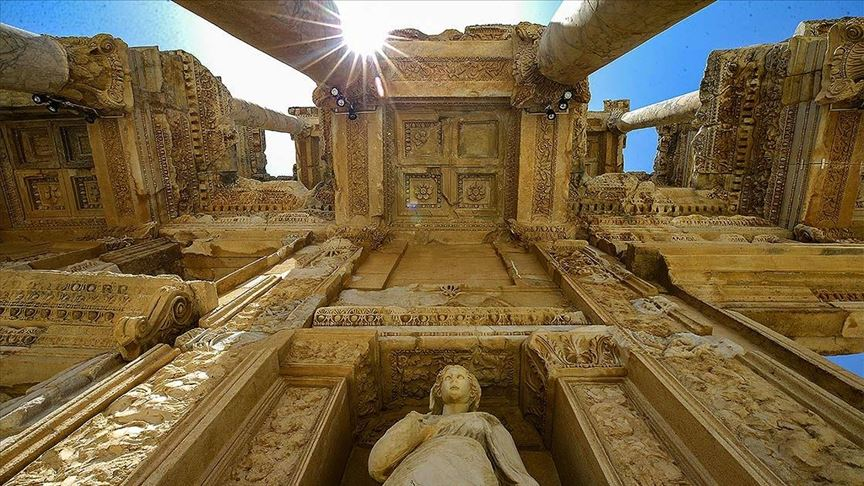
#> input picture Linear_Algebra_with_Numpy/ephesus.jpg, 864 x 486 px
$ jupyter execute 'Linear Algebra with Numpy.ipynb'
#> lines starting #> are read from the running program, lines starting #| are printed output that depends on the picture
# Linear Algebra

A lot of the Data Science methods require some understanding of linear algebra, and in this notebook I will focus on how Python handles matrices, the types that exist, and how to call basic linear algebra tasks.

[cell 1]
import numpy as np

## Creating a random matrix and matrix multiplication

[cell 2]
A = np.random.randint(0,100,size=(4,4)) # created a random matrix of size 4 by 4
A

[cell 3]
Atranspose = A.T # returns the array, transposed
Atranspose

[cell 4]
A = A*Atranspose # matrix multiplication
A

[cell 5]
A[1,3] == A[3,1]

## Solving the linear system Ax=b

[cell 6]
rg = np.random.default_rng(1)  # create instance of default random number generator
A = np.random.randint(0,10,size=(4,4))
b = rg.random((4))

[cell 7]
A

[cell 8]
b

We have to solve the system of equation below to find x

3*x0 + 3*x1 + 8*x2 + 2*x3 = 0.51182162

0*x0 + 1*x1 + 5*x2 + 7*x3 = 0.9504637

9*x0 + 5*x1 + 9*x2 + 2*x3 = 0.14415961

8*x0 + 9*x1 + 9*x2 + 6*x3 = 0.94864945

[cell 9]
x = np.linalg.solve(A, b)
x

[cell 10]
from numpy import linalg as LA
LA.norm(A @ x-b)

[cell 11]
type(A)

[cell 12]
type(x)

[cell 13]
type(b)

## Factorizations

A common tool used in Linear Algebra is matrix factorizations. These factorizations are often used to solve linear systems like Ax=b, and as we will see later in this tutorial... Ax=b comes up in a lot of Data Science problems

### LU Factorization

L*U = P*A

[cell 14]
import pprint
import scipy
import scipy.linalg  # SciPy Linear Algebra Library

[cell 15]
#rg = np.random.default_rng(1)
A = rg.random((10,10))
P, L, U = scipy.linalg.lu(A)

[cell 16]
print("A:")
print(A)

print("P:")
print(P)

print("L:")
print(L)

print("U:")
print(U)

[cell 17]
LA.norm(L@U - P@A)

### QR Factorization

Q*R = A

[cell 18]
A = rg.random((10,10))
Q, R = scipy.linalg.qr(A)

[cell 19]
print("A:")
print(A)

print("Q:")
print(Q)

print("R:")
print(R)

[cell 20]
LA.norm(Q@R - A)

### Create diagonal matrix

We will use the diag() function.

Start with creating a 1-D array (or a vector) v. Then create a matrix with v on the main diagonal with the diag() function.

[cell 21]
v = [3, 2, 5]

[cell 22]
D = np.diag(v)
D

### Extract diagonal from matrix

Let’s create some 3×3 matrix V. Then we can extract its main diagonal with the diag() function.

[cell 23]
V = np.array([[3, 1, 4],
              [0, 2, 7],
              [8, 9, 5]])

[cell 24]
d = np.diag(V)
d

## Sparse Linear Algebra

Compressed Sparse Column matrix

This can be instantiated in several ways:

csc_matrix(D)
with a dense matrix or rank-2 ndarray D

csc_matrix(S)
with another sparse matrix S (equivalent to S.tocsc())

csc_matrix((M, N), [dtype])
to construct an empty matrix with shape (M, N) dtype is optional, defaulting to dtype=’d’.

csc_matrix((data, (row_ind, col_ind)), [shape=(M, N)])
where data, row_ind and col_ind satisfy the relationship a[row_ind[k], col_ind[k]] = data[k].

csc_matrix((data, indices, indptr), [shape=(M, N)])
is the standard CSC representation where the row indices for column i are stored in indices[indptr[i]:indptr[i+1]] and their corresponding values are stored in data[indptr[i]:indptr[i+1]]. If the shape parameter is not supplied, the matrix dimensions are inferred from the index arrays.

[cell 25]
import scipy.sparse as sparse
from scipy.sparse import csc_matrix

[cell 26]
csc_matrix((3, 4), dtype=np.int8).toarray()
np.array([[0, 0, 0, 0],
       [0, 0, 0, 0],
       [0, 0, 0, 0]])

[cell 27]
row = np.array([0, 2, 2, 0, 1, 2])
col = np.array([0, 0, 1, 2, 2, 2])
data = np.array([1, 2, 3, 4, 5, 6])
csc_matrix((data, (row, col)), shape=(3, 3)).toarray()

[cell 28]
indptr = np.array([0, 2, 3, 6])
indices = np.array([0, 2, 2, 0, 1, 2])
data = np.array([1, 2, 3, 4, 5, 6])
csc_matrix((data, indices, indptr), shape=(3, 3)).toarray()

SPARSE LİNEAR ALGEBRA

[cell 29]
import scipy.sparse.linalg as sla

[cell 30]
import matplotlib.image as image
from matplotlib import pyplot

[cell 31]
n = 100
A = sparse.random(n, n, 0.01) + sparse.eye(n)
pyplot.spy(A)
pyplot.show()
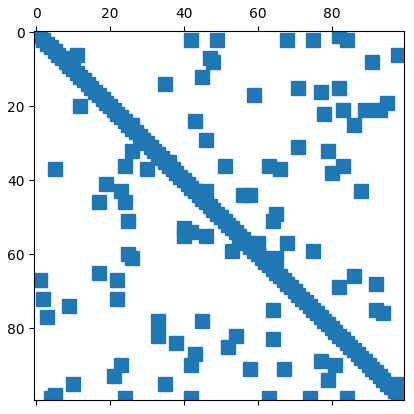
#> figure drawn by matplotlib, 1 panel

[cell 32]
print(A)

[cell 33]
A = A.tocsc() # need to convert to CSC form first
LU = sla.splu(A)
LU

[cell 34]
x = np.random.randn(n)
b = A @ x

x2 = LU.solve(b)
print(np.linalg.norm(x2 - x))

## Images as matrices

[cell 35]
img=image.imread('ephesus.jpg')
#> img is the input picture: shape (486, 864, 3); mean R, G, B 118.7, 99.8, 67
pyplot.imshow(img)

[cell 36]
img

[cell 37]
from PIL import Image

[cell 38]
im = np.array(Image.open('ephesus.jpg').convert('L').resize((400,400)))
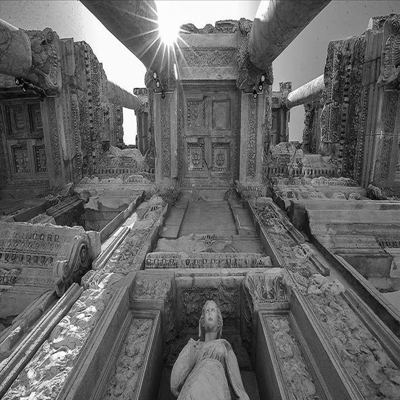
#> im: shape (400, 400); min 0, max 255, mean 101.7

[cell 39]
im

[cell 40]
pyplot.imshow(im)

[cell 41]
type(im)

[cell 42]
u, s, vh = np.linalg.svd(im, full_matrices=True)
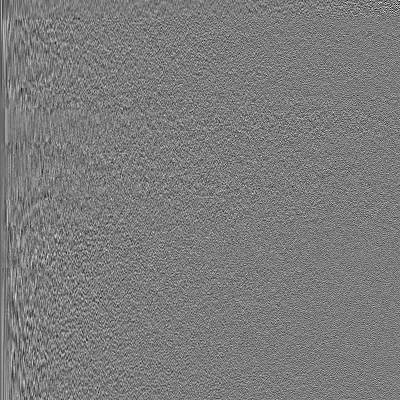
#> u: shape (400, 400) float64; min -0.263, max 0.276, mean -0.000133; drawn with min black and max white
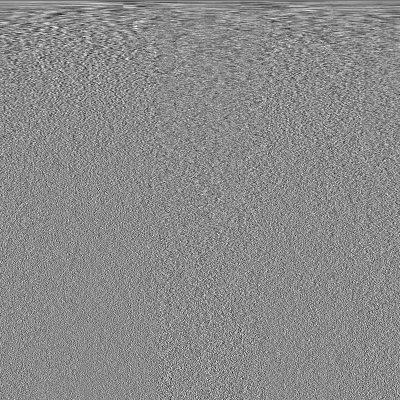
#> vh: shape (400, 400) float64; min -0.272, max 0.228, mean -0.000135; drawn with min black and max white
#> s = 400 values, max 41748.6 at index 0, min 0.148 at index 399, mean 499

[cell 43]
print("u:")
print(u)

print("s:")
print(s)

print("vh:")
print(vh)

[cell 44]
LA.norm( u @ np.diag(s) @ vh - im)
#> Out = 2.88e-10
